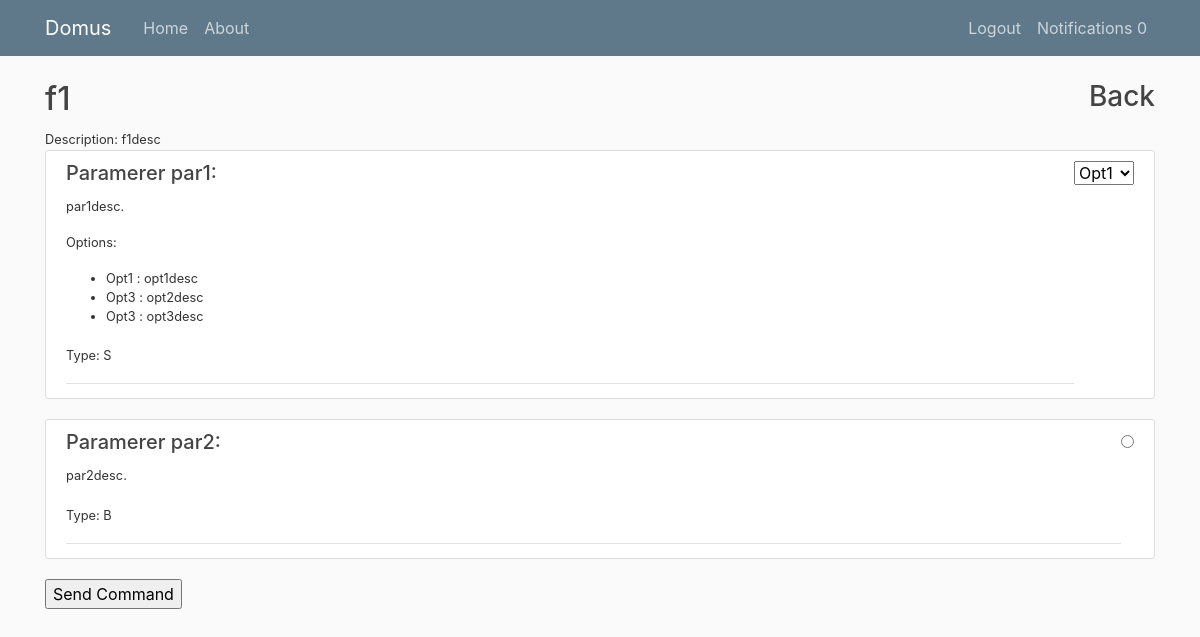
The page /category/24/device/41/function/49 (signed in) on the database as committed earlier.
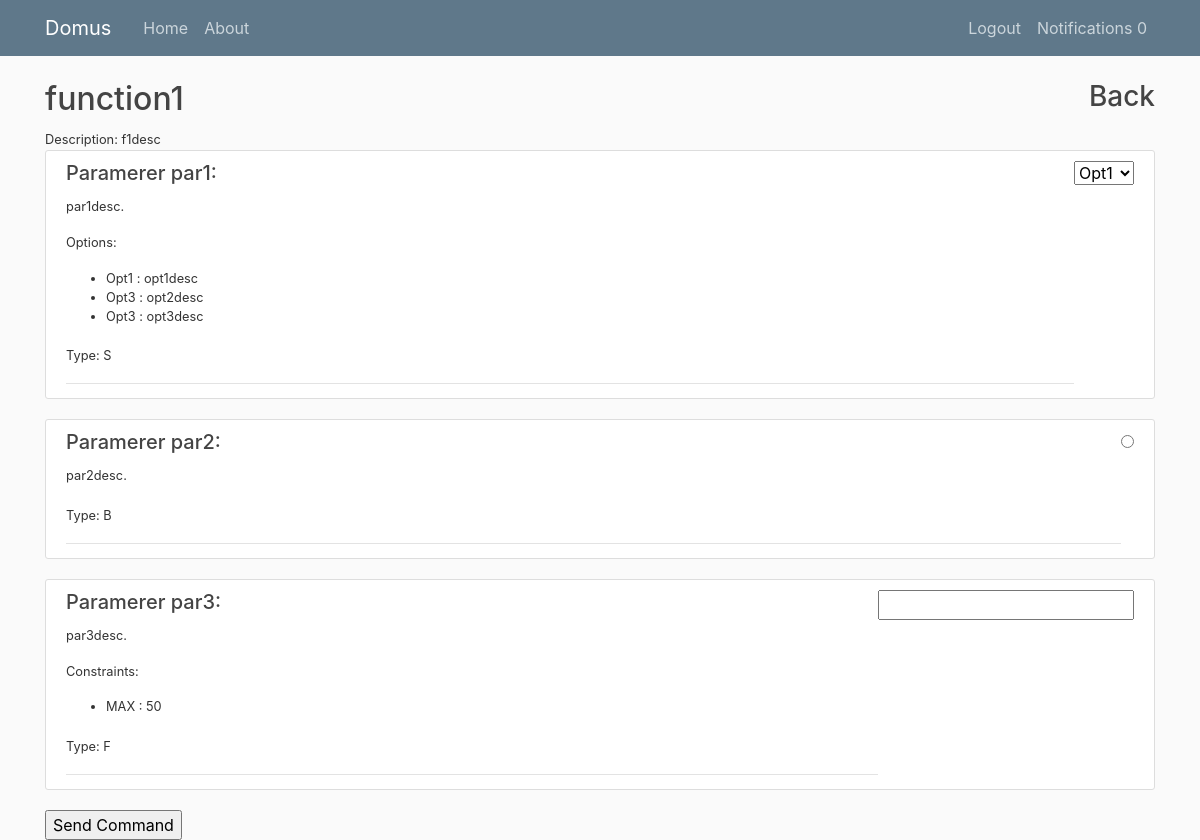
The same page on the database as committed later.
### devices/models.py (models this page shows, shortened)
class Function(models.Model):
    name = models.CharField(max_length=30)
    description = models.CharField(max_length=250)
    devType = models.ForeignKey(DeviceType,on_delete=models.CASCADE)

class FunctionParameter(models.Model):
    name = models.CharField(max_length=30)
    description = models.CharField(max_length=250)
    funct = models.ForeignKey(Function,on_delete=models.CASCADE)
    data_type = models.CharField(
        max_length=1,
        choices=DATA_CHOICES,
        default=STRING,
    )

class FunctionParameterOption(models.Model):
    parameter = models.ForeignKey(FunctionParameter,on_delete=models.CASCADE)
    description = models.CharField(max_length=250)
    option = models.CharField(max_length=30)

class FunctionParameterConstraint(models.Model):
    parameter = models.ForeignKey(FunctionParameter,on_delete=models.CASCADE)
    value = models.CharField(max_length=30,default = '0')
    constraintType = models.CharField(
        max_length=3,
        choices = PARAMETER_CONSTRAINT,
        default = CONSTRAINT_DIFFERENT,
    )

### devices/views.py (the view, shortened to what this page needs)
# urls.py: path('category/<int:catpk>/device/<int:devpk>/function/<int:funpk>', FunctionsView.as_view(), name="function"),
class FunctionsView(LoginRequiredMixin,UserPassesTestMixin,TemplateView):
    template_name = 'devices/function.html'
    def test_func(self):
        dev = get_object_or_404(Device, id=self.kwargs.get('devpk'))
        cat = get_object_or_404(Category, id=self.kwargs.get('catpk'), devices=dev)
        if(cat.owner == self.request.user):
            return True
        return False
    def get_context_data(self, **kwargs):
        context = super().get_context_data(**kwargs)
        cat = get_object_or_404(Category, id=self.kwargs.get('catpk'))
        context['cat'] = cat
        dev = get_object_or_404(Device, id=self.kwargs.get('devpk'))
        context['dev'] = dev
        fun = get_object_or_404(Function, id=self.kwargs.get('funpk'))
        context['fun'] = fun
        context['parameters'] = FunctionParameter.objects.filter(funct = fun).order_by('name')
        options = {}
        for par in context['parameters']:
            opts = FunctionParameterOption.objects.filter(parameter = par)
            par.options = opts
            const = FunctionParameterConstraint.objects.filter(parameter = par)
            par.constraints = const
        return context

### devices/templates/devices/function.html (shortened to what this page needs)
{% extends "devices/paginable.html" %}
{% block content %}
    <div class="float-right"> <a href="{% url 'device' cat.id dev.id %}"><h3>Back</h3></a></div>
    <h2>{{ fun.name }}</h2>
    <small>Description: {{ fun.description }}</small>
    <form action="{% url 'function' cat.id dev.id fun.id%}" method="POST">
    {% for par in parameters %}
        <article class="media content-section">
            <div class="media-body" class=".col-md-6">
                <div class="article-metadata">
                    <h5>Paramerer {{ par.name }}:</h5>
                    <p> <small>{{ par.description }}. </small></p>
                    {% if par.options %}
                        <small><p>Options:<ul>
                        {% for opt in par.options %}
                            <li>{{ opt.option }} : {{ opt.description }} </li>
                        {% endfor %}
                        </ul></p></small>
                    {% endif %}
                    {% if par.constraints %}
                        <small><p>Constraints:<ul>
                        {% for con in par.constraints %}
                            <li>{{con.constraintType }} : {{ con.value }} </li>
                        {% endfor %}
                        </ul></p></small>
                    {% endif %}
                    <p><small>Type: {{ par.data_type }} </small></p>
                </div>
            </div>
            <div class=".col-md-6">
                {% if par.options %}
                    <select name="{{ par.id }}">
                    {% for opt in par.options %}
                        <option value="{{ opt.option }}">{{ opt.option }}</option>
                    {% endfor %}
                </select>
                {% else %}
                    {% if par.data_type == 'B' %}
                        <input type="radio" name="{{ par.id }}">
                    {% elif par.data_type == 'S'%}
                        <input type="text" name="{{ par.id }}">
                    {% else %}
                        <input type="number" name="{{ par.id }}">
                    {% endif %}
                {% endif %}
                </div>
        </article>
    {% endfor %}
    <input type="submit" value="Send Command">
    </form>
{% endblock content %}

Rows that differ between the two databases and show on the page:
changed Function "f1desc": name "f1" → "function1"
added FunctionParameter: name "par3", description "par3desc", data_type "F"
added FunctionParameterConstraint: constraintType "MAX", value "50"
